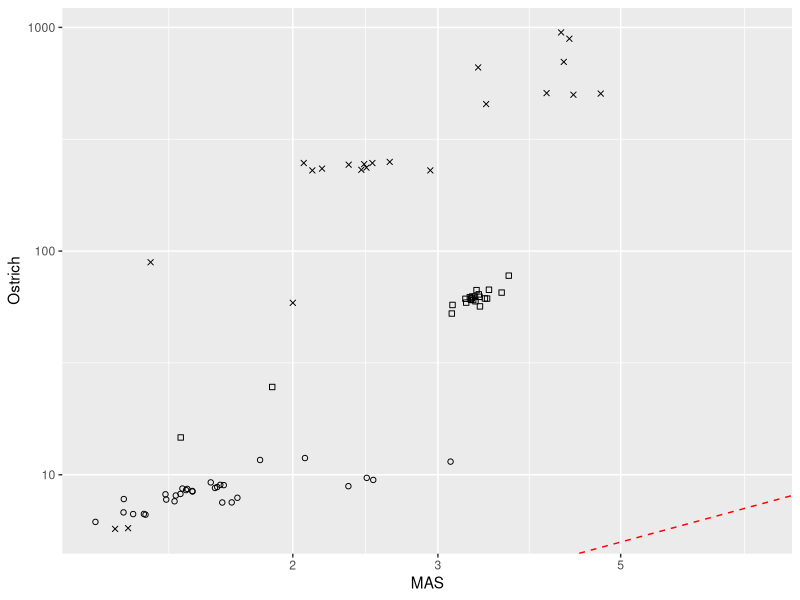

The R source for this figure: (Note: this script raises an error after producing the figure.)
library(ggplot2)

real_ostrich <- read.delim("real-ostrich-results.txt")

#get_shape <- function(row_number) {
#  if (row_number <= 30) {
#    return(16)  # Circle
#  } else if (row_number <= 53) {
#    return(15)  # Square
#  } else {
#    return(4)   # X
#  }
#}

library(dplyr)

# Split the data
subset1 <- real_ostrich[1:30, ]
subset2 <- real_ostrich[31:53, ]
subset3 <- real_ostrich[54:77, ]

# Combine subsets
combined_data <- bind_rows(
  mutate(subset1, subset = 1),
  mutate(subset2, subset = 2),
  mutate(subset3, subset = 3)
)

# Create the plot
ggplot(combined_data, aes(x = mas, y = ostrich, shape = factor(subset))) +
  geom_point() +
  geom_abline(intercept = 0, slope = 1, color = "red", linetype = "dashed") +
  #ggtitle("Real Java Application Results") +
  xlab("MAS") +
  ylab("Ostrich") +
  scale_x_log10() +
  scale_y_log10() +
  scale_shape_manual(values = c(1, 0, 4), guide="none")  # Specify shapes




ggplot(real_ostrich, aes(x=mas, y=ostrich, shape=get_shape(rownames(real_ostrich)))) +
  geom_point() +
  geom_abline(intercept=0, slope=1, color="red", linetype="dashed") +
  #ggtitle("Real Java Application Results") +
  xlab("MAS") +
  ylab("Ostrich") +
  scale_x_log10() +
  scale_y_log10()

ggsave("real-ostrich-plot.png", plot=plot_ostrich, device="png")

real_z3 <- read.delim("real-z3-results.txt")

plot_z3 <- ggplot(real_z3, aes(x=mas, y=z3)) +
  geom_point() +
  geom_abline(intercept=0, slope=1, color="red", linetype="dashed") +
  #ggtitle("Real Java Application Results") +
  xlab("MAS") +
  ylab("Z3") +
  scale_x_log10() +
  scale_y_log10()

ggsave("real-z3-plot.png", plot=plot_z3, device="png")

show(plot_z3)
show(plot_ostrich)

beasties <- real_ostrich[1:30,]
jxml2sql <- real_ostrich[31:53,]
mathquiz <- real_ostrich[54:77,]
beastiesBox <- ggplot(data.frame(species = c(rep("mas", nrow(beasties)), rep("ostrich", nrow(beasties))),
                  value = c(beasties$mas, beasties$ostrich)),
       aes(x = species, y = value)) +
  geom_boxplot() +
  labs(x = "Solver", y = "Time(s)") 
  #ggtitle("Beasties Subset (Real)") 
  #facet_wrap(~ species)

ggsave("beasties-box.png", plot=beastiesBox, device ="png")
jxml2sqlBox <- ggplot(data.frame(species = c(rep("mas", nrow(jxml2sql)), rep("ostrich", nrow(jxml2sql))),
  value = c(jxml2sql$mas, jxml2sql$ostrich)), aes(x = species, y = value)) +
  geom_boxplot() +
  labs(x = "Solver", y = "Time(s)") 
  #ggtitle("jxml2sql Subset (Real)") 
#facet_wrap(~ species)

ggsave("jxml2sql-box.png", plot=jxml2sqlBox, device ="png")

mathQuizBox <- ggplot(data.frame(species = c(rep("mas", nrow(mathquiz)), rep("ostrich", nrow(mathquiz))),
  value = c(mathquiz$mas, mathquiz$ostrich)), aes(x = species, y = value)) +
  geom_boxplot() +
  labs(x = "Solver", y = "Time(s)") 
  #ggtitle("MathQuiz Subset (Real)") 
#facet_wrap(~ species)

ggsave("mathquiz-box.png", plot=beastiesBox, device ="png")

smt <- read.table("smt-results.txt", header=TRUE, sep="")

smt$cs_mas <- cumsum(smt$mas)
smt$cs_cvc5 <- cumsum(smt$cvc5)
smt$cs_ostrich <- cumsum(smt$ostrich)
smt$cs_z3 <- cumsum(smt$z3)

# Create the plot
ggplot(smt, aes(x = 1:nrow(smt))) +
  geom_line(aes(y = cs_mas, color = "MAS")) +
  geom_line(aes(y = cs_cvc5, color = "CVC5")) +
  geom_line(aes(y = cs_ostrich, color = "Ostrich")) +
  geom_line(aes(y = cs_z3, color = "Z3")) +
  labs(x = "Benchmarks Completed", y = "Cumulative Sum (s)", color = "Solver") +
  ggtitle("Solver SAT times for SMT-COMP")

smt_len <- read.table("smt-lengths.txt", header=TRUE, sep="")

smt_len$cs_mas_l <- cumsum(smt_len$mas)
smt_len$cs_cvc5_l <- cumsum(smt_len$cvc5)
smt_len$cs_ostrich_l <- cumsum(smt_len$ostrich)
smt_len$cs_z3_l <- cumsum(smt_len$z3)

# Create the plot
ggplot(smt_len, aes(x = 1:nrow(smt_len))) +
  geom_line(aes(y = cs_mas_l, color = "MAS")) +
  geom_line(aes(y = cs_cvc5_l, color = "CVC5")) +
  geom_line(aes(y = cs_ostrich_l, color = "Ostrich")) +
  geom_line(aes(y = cs_z3_l, color = "Z3")) +
  labs(x = "Benchmarks Completed", y = "Cumulative Sum (s)", color = "Solver") +
  ggtitle("Solver SAT Mean lengths for SMT-COMP")
